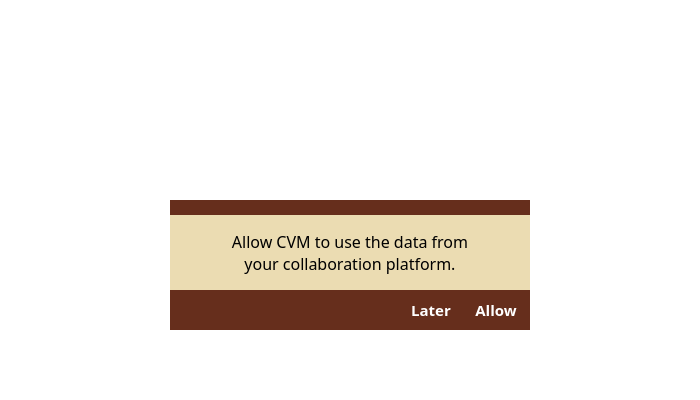
<?xml version="1.0" encoding="UTF-8"?>
<ui version="4.0">
 <class>Window</class>
 <widget class="QDialog" name="Window">
  <property name="geometry">
   <rect>
    <x>0</x>
    <y>0</y>
    <width>700</width>
    <height>400</height>
   </rect>
  </property>
  <property name="windowTitle">
   <string>Dialog</string>
  </property>
  <property name="styleSheet">
   <string notr="true">background-color: rgb(255, 255, 255); font-family: 'Montserrat', sans-serif;</string>
  </property>
  <widget class="QLabel" name="imageLabel">
   <property name="geometry">
    <rect>
     <x>125</x>
     <y>50</y>
     <width>450</width>
     <height>140</height>
    </rect>
   </property>
   <property name="text">
    <string/>
   </property>
   <property name="pixmap">
    <pixmap>Images/allowance_color.png</pixmap>
   </property>
   <property name="scaledContents">
    <bool>true</bool>
   </property>
  </widget>
  <widget class="QLabel" name="boxLabel">
   <property name="geometry">
    <rect>
     <x>170</x>
     <y>200</y>
     <width>360</width>
     <height>130</height>
    </rect>
   </property>
   <property name="styleSheet">
    <string notr="true">background-color: rgb(102, 46, 28);
</string>
   </property>
   <property name="text">
    <string/>
   </property>
  </widget>
  <widget class="QLabel" name="advertismentLabel">
   <property name="geometry">
    <rect>
     <x>170</x>
     <y>215</y>
     <width>360</width>
     <height>75</height>
    </rect>
   </property>
   <property name="font">
    <font>
     <family>Montserrat,sans-serif</family>
     <pointsize>12</pointsize>
    </font>
   </property>
   <property name="styleSheet">
    <string notr="true">background-color: rgb(235, 220, 178);</string>
   </property>
   <property name="text">
    <string>Allow CVM to use the data from
your collaboration platform.</string>
   </property>
   <property name="alignment">
    <set>Qt::AlignCenter</set>
   </property>
  </widget>
  <widget class="QLabel" name="laterBtn">
   <property name="geometry">
    <rect>
     <x>400</x>
     <y>290</y>
     <width>62</width>
     <height>40</height>
    </rect>
   </property>
   <property name="font">
    <font>
     <family>Montserrat,sans-serif</family>
     <pointsize>11</pointsize>
     <weight>75</weight>
     <bold>true</bold>
    </font>
   </property>
   <property name="cursor">
    <cursorShape>PointingHandCursor</cursorShape>
   </property>
   <property name="styleSheet">
    <string notr="true">#laterBtn{
color: rgb(255, 255, 255);
background-color:none;
}
#laterBtn::hover{
background-color:#451f13;
}</string>
   </property>
   <property name="text">
    <string>Later</string>
   </property>
   <property name="alignment">
    <set>Qt::AlignCenter</set>
   </property>
  </widget>
  <widget class="QLabel" name="allowBtn">
   <property name="geometry">
    <rect>
     <x>465</x>
     <y>290</y>
     <width>62</width>
     <height>40</height>
    </rect>
   </property>
   <property name="font">
    <font>
     <family>Montserrat,sans-serif</family>
     <pointsize>11</pointsize>
     <weight>75</weight>
     <bold>true</bold>
    </font>
   </property>
   <property name="cursor">
    <cursorShape>PointingHandCursor</cursorShape>
   </property>
   <property name="styleSheet">
    <string notr="true">#allowBtn{
color: rgb(255, 255, 255);
background-color:none;
}
#allowBtn::hover{
background-color:#451f13;
}</string>
   </property>
   <property name="text">
    <string>Allow</string>
   </property>
   <property name="alignment">
    <set>Qt::AlignCenter</set>
   </property>
  </widget>
 </widget>
 <resources/>
 <connections/>
</ui>
